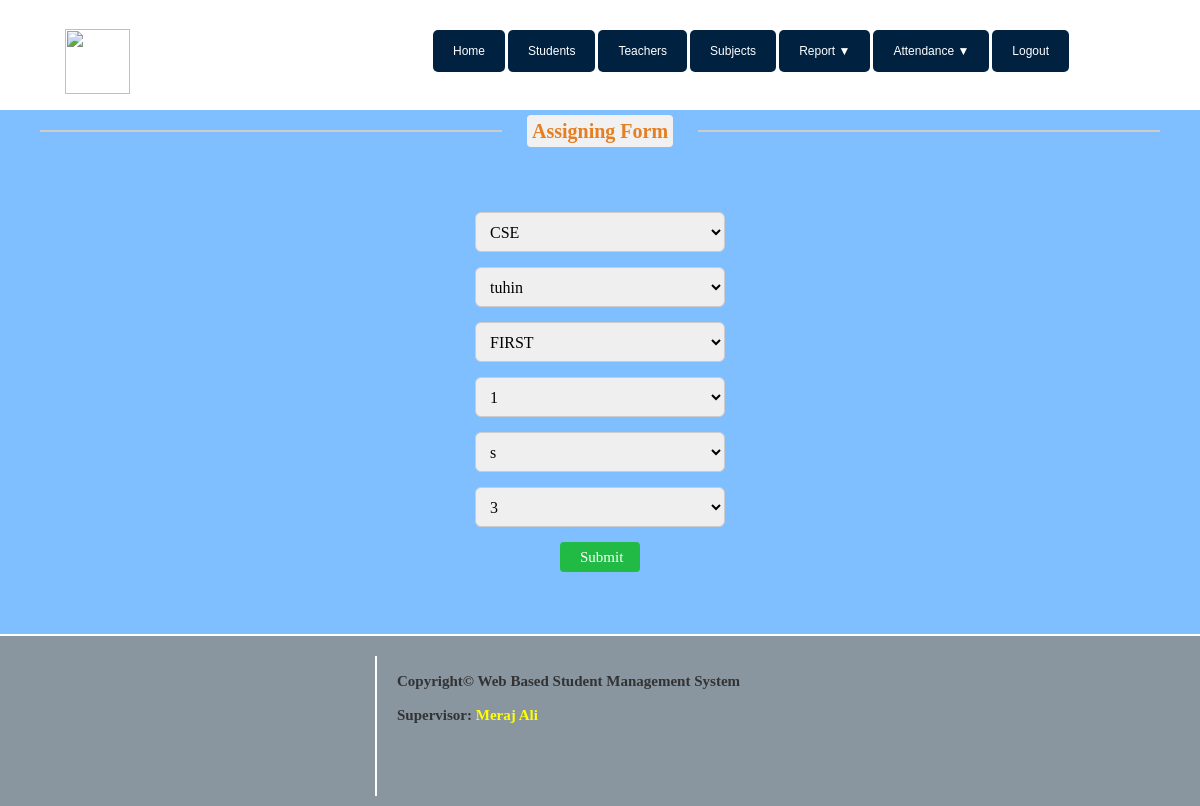
The app's page /index_update.php?subcode=1 with its own data.
### tables this page shows
CREATE TABLE `sub_tbl` (
  `subject_code` varchar(110) NOT NULL,
  `subject_name` varchar(50) NOT NULL,
  `sub_credit` int(11) NOT NULL,
  `teacher_name` varchar(50) NOT NULL,
  `teacher_id` varchar(100) NOT NULL,
  `dept_name` varchar(50) NOT NULL,
  `semester` varchar(50) NOT NULL
);

### index_update.php (the view, shortened to what this page needs)
<?php
$dbhost="localhost";
$dbuser="root";
$dbpass="";
$dbname="sis";
$conn=mysqli_connect("$dbhost","$dbuser","$dbpass") or die("could not connect to mysql");
mysqli_select_db($conn,$dbname);
$subcode=$_GET["subcode"];
$result = mysqli_query($conn,"SELECT * FROM sub_tbl where subject_code='$subcode'");
  while ($row = mysqli_fetch_array ($result))
  {
    $sub_code=$row['subject_code'];
    $sub_name=$row['subject_name'];
    $sub_credits=$row['sub_credit'];
    $dept_name=$row['dept_name'];
    $semester=$row['semester'];
    $teacher_name=$row['teacher_name'];
  }
?>
<html >
    <head>
        <link rel="stylesheet" href="http://localhost:8082/FINALPROJECT2/css/C.css" type="text/css">
    </head>
    <body>
        <div id="page">
            <div class="header">
                <img src="http://localhost:8082/FINALPROJECT2/image/vu.jpg" alt="logo" width="350" height="104" align="left">
                <ul class="nav">
                <br><br>
                    <li style="margin-left:25%;border-left:0px solid #bbb"><a href="#">Home</a></li>
                    <li><a href="student_details.php">Students</a></li>
                    <li><a href="teacher_details.php">Teachers</a></li>
                    <li><a href="subject_details.php">Subjects</a></li>
                    <li><a href=" ">Report <span >▼</span></a>
                    </li>
                    <li><a href=" ">Attendance <span >▼</span></a>
                    </li>
                    <li><a href="logout_admin.php">Logout</a></li>
                </ul>
            </div>
<div class="main">
            <div class="content">
                <div class="text-center">
                    <hr class="team_hr team_hr_left hr_gray"/><span class="span_blog txt_darkgrey txt_orange">Assigning Form</span>
                    <hr class="team_hr team_hr_right hr_gray" />
                </div>
                <br><br><br>
            <center>
                <form action="index_update_action.php?subcode=<?php echo $subcode;?>" method="post">
                    <div class="row">
                        <div class="form-group">
                        <select name="dept" id="dept" class='form-control2'>
                            <option value="<?php echo $dept_name;?>"><?php echo $dept_name;?></option>
                        </select>
                        </div><br>
                        <div class="form-group">
                        <select name="tea_name" id="tea_name" class='form-control2' onchange="process(this.value)" >
                            <option value="<?php echo $teacher_name;?>"><?php echo $teacher_name;?></option>
                        </select>
                        </div><br>
                        <div class="form-group">
                        <select name="semester" id="semester" class='form-control2'>
                            <option value="<?php echo $semester;?>"><?php echo $semester;?></option>
                        </select>
                        </div><br>
                        <div class="form-group">
                        <select name="sub_code" id="sub_code" class='form-control2'>
                            <option value="<?php echo $sub_code?>"><?php echo $sub_code?></option>
                        </select>
                        </div><br>
                        <div class="form-group">
                        <select name="sub_name" id="sub_name" class='form-control2'>
                            <option value="<?php echo $sub_name;?>"><?php echo $sub_name;?></option>
                        </select>
                        </div><br>
                        <div class="form-group">
                        <select name="sub_credit" id="sub_credit" class='form-control2'>
                            <option value="<?php echo $sub_credits;?>"><?php echo $sub_credits;?></option>
                        </select>
                        </div><br>
                        <input class="mini_green_button" type="submit" name="update" id="update" value="Submit">
                    </div>
                </form>
            </center>
    </div>
    <br><br><br><br><br><br><br><br>
    <?php include "include/footer.php"; ?>

### css/C.css (style rules this page uses)
#page { width: 100%; height: 100%; margin: 0 auto; }
html,body,p,h2,div,ul,li,a { margin: 0; padding: 0; }
body { background-color: #09123B; background-color:#80BFFF; }
a { text-decoration: none; list-style-type: none; color: #37a5dd; }
.header { position: fixed; top:0; width: 100%; height: 100px; z-index: 1; border-radius: ; background-color: white; color: white; text-align: center; text-decoration: none; //font-family: Times New Roman; //font-size: 25px; //font-style: italic; font-weight: ; padding: 5px; }
ul.nav li { list-style-type: none; float: left; }
ul.nav li a { //font-family: Times New Roman; font-family: sans-serif; font-size: 12px; font-style: ; color:white; display: inline; text-align: left; text-decoration: none; background-color: grey; background-color:#0C141A; background-color:#002240; border-radius: 5px; padding: 14px 20px; margin-right: 3px; }
img { width: 65px; height: 65px; display: block; margin-top: 24px; margin-left: 108px; margin-left: 5%; }
.main { min-height: 540px; width: 100%; }
.content { position: relative; top:110px; //min-height: 2000px; min-height: 270px; //width: 750px; //width: 100%; //border: 2px solid white; border-radius: 0px; background-color: #80BFFF; color: white; //text-align: center; //text-decoration: none; font-family: Times New Roman; font-size: 20px; font-style: ; font-weight: ; //margin-top: 200px; //margin-left: 230px ; //margin-left: 17%; //margin-right: 280px; padding: 10px; float: ; }
.text-center { text-align: center; }
.team_hr { //border: 1px solid #fff; width: 39%; float: left; border: 1px solid #cccccc; }
.team_hr_left { //margin-right: 80px; margin-left: 30px; float: left; }
.team_hr_right { //margin-left: 30px; margin-right: 30px; float: right; }
.span_blog { margin-bottom: 80px; }
.txt_orange { color: #e67e22; background-color: #E0E0E0; background-color: #F1F1F1; padding: 5px; border-radius: 4px; font-weight: bold; }
.form-group { display: inline-block; margin-bottom: 0; vertical-align: middle; //padding: 10px 0px; margin-bottom: 15px; }
.form-control2 { border:1px solid #CCCCCC; height: 40px; padding: 5px 10px; font-size: 15px; line-height: 1.33; border-radius: 6px; font-family: Times new roman; font-size: 16px; display: block; width: 250px!important; }
.mini_green_button { background-color:#21BA45; color:#fff; text-shadow:none; border-radius: 4px; border-right: none; padding: 5px 20px; //margin-left: 35px; font-size: 15px; width: 80px; height: 30px; font-family: Glyphicons Halflings; cursor: pointer; border: none; }
.row { width: 90%; height: 100px; }

### records on screen
sub_tbl: dept "CSE", tea_name "tuhin", semester "FIRST", sub_code "1", sub_name "s", sub_credit "3"
